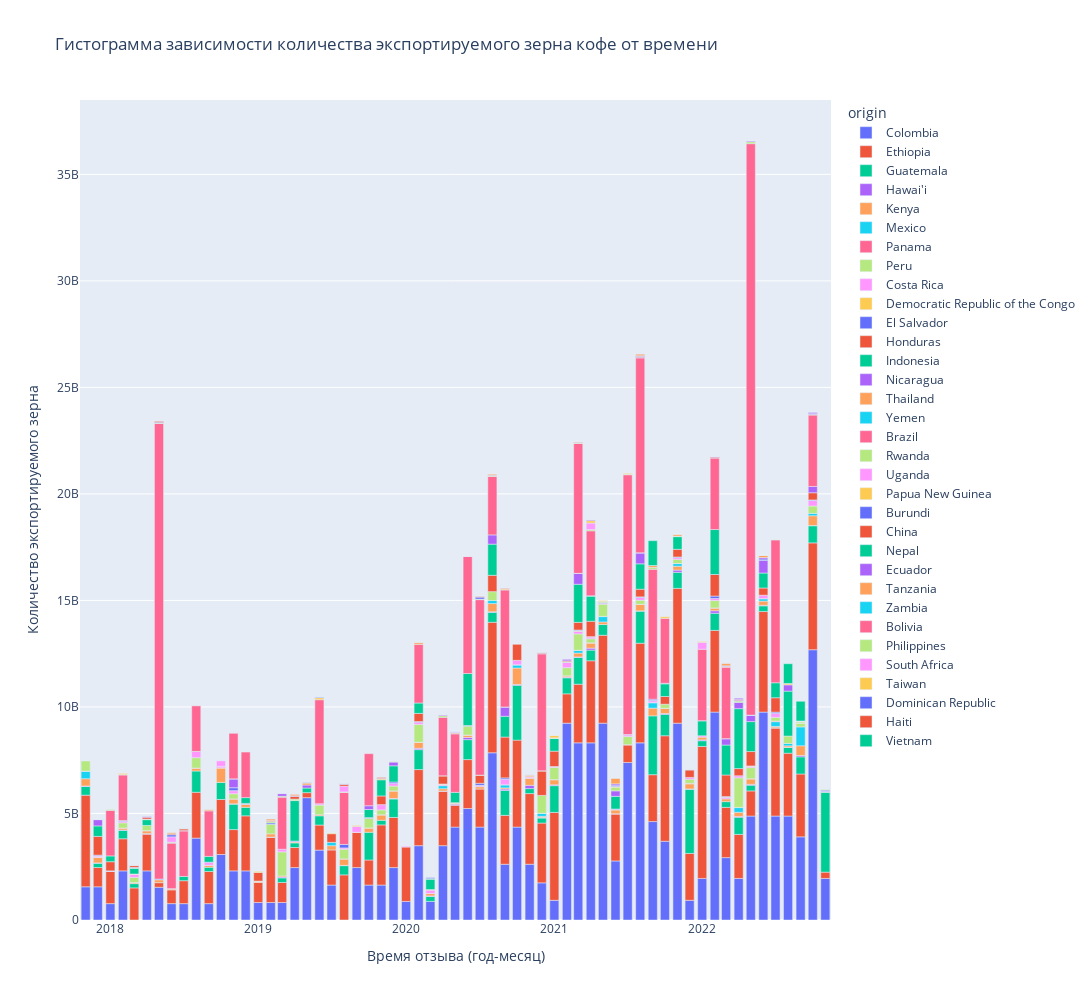

Notebook source saved alongside this figure:
### Markdown cell above
В диаграмме четко виднеется волнообразная зависимость, которая принимает свой максимум в осенне-зимний период, а минимум - в летний.

Это может объясняться тем, что летом люди отдают предпочтение прохладительным напиткам и возвращают кофе в свою жизнь только с приходом осенних холодов. Также подъем цен зимой может объясняться приближением рождественских и новогодних праздников.


Пики, приходящиеся на август, можно объяснить проведением междунородных соревнований по завариванию кофе (таких как World Barista Chempionship).

### Code cell
group = coffee_data.groupby(['review_date', 'origin'], as_index=False)['export_count'].sum()


fig_bar = px.bar(
    data_frame = group,
    x = 'review_date',
    y = 'export_count',
    color = 'origin',
    labels={'review_date':'Время отзыва (год-месяц)', 'export_count':'Количество экспортируемого зерна'},
    height=1000,
    width=2000,
    title='Гистограмма зависимости количества экспортируемого зерна кофе от времени'
)
fig_bar.show()

### Figure 1 — Plotly figure (JSON) as saved in the notebook; plotly's stock layout.template omitted (floating-point values rounded to 4 significant figures)
{"data": [{"alignmentgroup": "True", "hovertemplate": "origin=Colombia<br>Время отзыва (год-месяц)=%{x}<br>Количество экспортируемого зерна=%{y}<extra></extra>", "legendgroup": "Colombia", "marker": {"color": "#636efa", "pattern": {"shape": ""}}, "name": "Colombia", "offsetgroup": "Colombia", "orientation": "v", "showlegend": true, "textposition": "auto", "type": "bar", "x": ["2017-11", "2017-12", "2018-1", "2018-10", "2018-11", "2018-12", "2018-2", "2018-4", "2018-5", "2018-6", "2018-7", "2018-8", "2018-9", "2019-1", "2019-10", "2019-11", "2019-12", "2019-2", "2019-3", "2019-4", "2019-5", "2019-6", "2019-7", "2019-9", "2020-1", "2020-10", "2020-11", "2020-12", "2020-2", "2020-3", "2020-4", "2020-5", "2020-6", "2020-7", "2020-8", "2020-9", "2021-1", "2021-10", "2021-11", "2021-12", "2021-2", "2021-3", "2021-4", "2021-5", "2021-6", "2021-7", "2021-8", "2021-9", "2022-1", "2022-10", "2022-11", "2022-2", "2022-3", "2022-4", "2022-5", "2022-6", "2022-7", "2022-8", "2022-9"], "xaxis": "x", "y": [1558200000, 1558200000, 768480000, 3073920000, 2305440000, 2305440000, 2305440000, 2305440000, 1536960000, 768480000, 768480000, 3842400000, 768480000, 820320000, 1640640000, 1640640000, 2460960000, 820320000, 820320000, 2460960000, 5742240000, 3281280000, 1640640000, 2460960000, 872160000, 4360800000, 2616480000, 1744320000, 3488640000, 872160000, 3488640000, 4360800000, 5232960000, 4360800000, 7849440000, 2616480000, 924000000, 3696000000, 9240000000, 924000000, 9240000000, 8316000000, 8316000000, 9240000000, 2772000000, 7392000000, 8316000000, 4620000000, 1951680000, 12685920000, 1951680000, 9758400000, 2927520000, 1951680000, 4879200000, 9758400000, 4879200000, 4879200000, 3903360000], "yaxis": "y"}, {"alignmentgroup": "True", "hovertemplate": "origin=Ethiopia<br>Время отзыва (год-месяц)=%{x}<br>Количество экспортируемого зерна=%{y}<extra></extra>", "legendgroup": "Ethiopia", "marker": {"color": "#EF553B", "pattern": {"shape": ""}}, "name": "Ethiopia", "offsetgroup": "Ethiopia", "orientation": "v", "showlegend": true, "textposition": "auto", "type": "bar", "x": ["2017-11", "2017-12", "2018-1", "2018-10", "2018-11", "2018-12", "2018-2", "2018-3", "2018-4", "2018-5", "2018-6", "2018-7", "2018-8", "2018-9", "2019-1", "2019-10", "2019-11", "2019-12", "2019-2", "2019-3", "2019-4", "2019-5", "2019-6", "2019-7", "2019-8", "2019-9", "2020-1", "2020-10", "2020-11", "2020-12", "2020-2", "2020-4", "2020-5", "2020-6", "2020-7", "2020-8", "2020-9", "2021-1", "2021-10", "2021-11", "2021-12", "2021-2", "2021-3", "2021-4", "2021-5", "2021-6", "2021-7", "2021-8", "2021-9", "2022-1", "2022-10", "2022-11", "2022-2", "2022-3", "2022-4", "2022-5", "2022-6", "2022-7", "2022-8", "2022-9"], "xaxis": "x", "y": [4301220000, 905520000, 1507380000, 2584080000, 1938060000, 2584080000, 1507380000, 1507380000, 1722720000, 215340000, 646020000, 1076700000, 2153400000, 1507380000, 941040000, 1176300000, 2823120000, 2352600000, 3058380000, 941040000, 941040000, 235260000, 1176300000, 1646820000, 2117340000, 1646820000, 2551800000, 4082880000, 3317340000, 2806980000, 3572520000, 2551800000, 1020720000, 2296620000, 1786260000, 6124320000, 2296620000, 4126500000, 4951800000, 6327300000, 2200800000, 1375500000, 2751000000, 3851400000, 4126500000, 2200800000, 825300000, 4676700000, 2200800000, 6195420000, 5015340000, 295020000, 3835260000, 2360160000, 2065140000, 1180080000, 4720320000, 4130280000, 2950200000, 2950200000], "yaxis": "y"}, {"alignmentgroup": "True", "hovertemplate": "origin=Guatemala<br>Время отзыва (год-месяц)=%{x}<br>Количество экспортируемого зерна=%{y}<extra></extra>", "legendgroup": "Guatemala", "marker": {"color": "#00cc96", "pattern": {"shape": ""}}, "name": "Guatemala", "offsetgroup": "Guatemala", "orientation": "v", "showlegend": true, "textposition": "auto", "type": "bar", "x": ["2017-11", "2017-12", "2018-10", "2018-11", "2018-12", "2018-2", "2018-3", "2018-7", "2018-8", "2018-9", "2019-10", "2019-11", "2019-12", "2019-3", "2019-4", "2019-5", "2019-6", "2019-8", "2020-10", "2020-11", "2020-12", "2020-2", "2020-3", "2020-6", "2020-8", "2020-9", "2021-1", "2021-10", "2021-11", "2021-12", "2021-2", "2021-3", "2021-4", "2021-5", "2021-8", "2021-9", "2022-1", "2022-10", "2022-11", "2022-2", "2022-3", "2022-4", "2022-5", "2022-6", "2022-8", "2022-9"], "xaxis": "x", "y": [405960000, 202980000, 798480000, 1197720000, 399240000, 399240000, 199620000, 199620000, 998100000, 199620000, 1300680000, 216780000, 867120000, 216780000, 216780000, 216780000, 433560000, 433560000, 2573340000, 233940000, 233940000, 935760000, 233940000, 935760000, 467880000, 1169700000, 1255500000, 1004400000, 753300000, 3013200000, 753300000, 1255500000, 502200000, 502200000, 1506600000, 2762100000, 268260000, 804780000, 3755640000, 804780000, 268260000, 804780000, 268260000, 268260000, 268260000, 804780000], "yaxis": "y"}, {"alignmentgroup": "True", "hovertemplate": "origin=Hawai'i<br>Время отзыва (год-месяц)=%{x}<br>Количество экспортируемого зерна=%{y}<extra></extra>", "legendgroup": "Hawai'i", "marker": {"color": "#ab63fa", "pattern": {"shape": ""}}, "name": "Hawai'i", "offsetgroup": "Hawai'i", "orientation": "v", "showlegend": true, "textposition": "auto", "type": "bar", "x": ["2017-11", "2017-12", "2018-1", "2018-11", "2018-2", "2018-4", "2019-12", "2019-2", "2019-3", "2019-5", "2019-8", "2020-10", "2020-11", "2020-12", "2020-2", "2020-3", "2020-4", "2020-5", "2020-6", "2020-8", "2020-9", "2021-1", "2021-10", "2021-11", "2021-12", "2021-2", "2021-3", "2021-4", "2021-6", "2021-8", "2022-1", "2022-10", "2022-2", "2022-4", "2022-5", "2022-6", "2022-7", "2022-8", "2022-9"], "xaxis": "x", "y": [25764046, 12882023, 25764046, 12882023, 12882023, 25764046, 25764046, 12882023, 38646069, 141702253, 12882023, 38646069, 154584276, 25764046, 64410115, 25764046, 12882023, 51528092, 103056184, 25764046, 64410115, 38646069, 38646069, 103056184, 12882023, 25764046, 25764046, 90174161, 12882023, 12882023, 38646069, 12882023, 115938207, 38646069, 38646069, 25764046, 12882023, 12882023, 64410115], "yaxis": "y"}, {"alignmentgroup": "True", "hovertemplate": "origin=Kenya<br>Время отзыва (год-месяц)=%{x}<br>Количество экспортируемого зерна=%{y}<extra></extra>", "legendgroup": "Kenya", "marker": {"color": "#FFA15A", "pattern": {"shape": ""}}, "name": "Kenya", "offsetgroup": "Kenya", "orientation": "v", "showlegend": true, "textposition": "auto", "type": "bar", "x": ["2017-11", "2017-12", "2018-10", "2018-11", "2018-12", "2018-2", "2018-3", "2018-4", "2018-5", "2018-6", "2018-8", "2018-9", "2019-1", "2019-10", "2019-11", "2019-12", "2019-2", "2019-3", "2019-4", "2019-5", "2019-6", "2019-7", "2019-8", "2020-10", "2020-11", "2020-12", "2020-2", "2020-3", "2020-4", "2020-5", "2020-6", "2020-7", "2020-8", "2020-9", "2021-1", "2021-10", "2021-11", "2021-12", "2021-2", "2021-3", "2021-4", "2021-5", "2021-6", "2021-8", "2021-9", "2022-1", "2022-10", "2022-2", "2022-3", "2022-4", "2022-5", "2022-6", "2022-7", "2022-8", "2022-9"], "xaxis": "x", "y": [340800000, 255600000, 677700000, 225900000, 135540000, 90360000, 45180000, 135540000, 135540000, 45180000, 135540000, 90360000, 50160000, 200640000, 250800000, 351120000, 150480000, 50160000, 50160000, 100320000, 50160000, 200640000, 300960000, 771960000, 330840000, 55140000, 275700000, 110280000, 110280000, 55140000, 110280000, 110280000, 385980000, 55140000, 240480000, 240480000, 180360000, 240480000, 60120000, 180360000, 240480000, 120240000, 180360000, 300600000, 360720000, 130200000, 455700000, 130200000, 130200000, 195300000, 260400000, 195300000, 65100000, 65100000, 455700000], "yaxis": "y"}, {"alignmentgroup": "True", "hovertemplate": "origin=Mexico<br>Время отзыва (год-месяц)=%{x}<br>Количество экспортируемого зерна=%{y}<extra></extra>", "legendgroup": "Mexico", "marker": {"color": "#19d3f3", "pattern": {"shape": ""}}, "name": "Mexico", "offsetgroup": "Mexico", "orientation": "v", "showlegend": true, "textposition": "auto", "type": "bar", "x": ["2017-11", "2019-7", "2020-10", "2020-12", "2020-4", "2020-8", "2020-9", "2021-11", "2021-3", "2021-5", "2021-9", "2022-10", "2022-4", "2022-6", "2022-7", "2022-8", "2022-9"], "xaxis": "x", "y": [349320000, 157620000, 141960000, 141960000, 141960000, 141960000, 141960000, 126300000, 126300000, 252600000, 252600000, 110640000, 221280000, 110640000, 221280000, 110640000, 885120000], "yaxis": "y"}, {"alignmentgroup": "True", "hovertemplate": "origin=Panama<br>Время отзыва (год-месяц)=%{x}<br>Количество экспортируемого зерна=%{y}<extra></extra>", "legendgroup": "Panama", "marker": {"color": "#FF6692", "pattern": {"shape": ""}}, "name": "Panama", "offsetgroup": "Panama", "orientation": "v", "showlegend": true, "textposition": "auto", "type": "bar", "x": ["2017-11", "2017-12", "2018-1", "2018-10", "2018-11", "2018-12", "2018-2", "2018-3", "2018-4", "2018-8", "2018-9", "2019-1", "2019-10", "2019-11", "2019-12", "2019-4", "2019-5", "2019-8", "2019-9", "2020-10", "2020-11", "2020-12", "2020-2", "2020-3", "2020-5", "2020-6", "2020-9", "2021-1", "2021-10", "2021-11", "2021-12", "2021-2", "2021-3", "2021-4", "2021-5", "2021-7", "2021-8", "2021-9", "2022-11", "2022-2", "2022-4", "2022-5", "2022-6", "2022-7"], "xaxis": "x", "y": [9000000, 12000000, 5640000, 8460000, 2820000, 14100000, 2820000, 5640000, 5640000, 2820000, 2820000, 3060000, 3060000, 9180000, 3060000, 3060000, 3060000, 3060000, 9180000, 9900000, 9900000, 3300000, 6600000, 3300000, 3300000, 3300000, 3300000, 3540000, 7080000, 3540000, 24780000, 7080000, 7080000, 10620000, 10620000, 10620000, 7080000, 10620000, 3780000, 3780000, 7560000, 3780000, 7560000, 26460000], "yaxis": "y"}, {"alignmentgroup": "True", "hovertemplate": "origin=Peru<br>Время отзыва (год-месяц)=%{x}<br>Количество экспортируемого зерна=%{y}<extra></extra>", "legendgroup": "Peru", "marker": {"color": "#B6E880", "pattern": {"shape": ""}}, "name": "Peru", "offsetgroup": "Peru", "orientation": "v", "showlegend": true, "textposition": "auto", "type": "bar", "x": ["2017-11", "2018-11", "2018-2", "2018-3", "2018-4", "2018-8", "2019-10", "2019-11", "2019-12", "2019-2", "2019-3", "2019-6", "2019-8", "2020-12", "2020-2", "2020-6", "2020-8", "2021-1", "2021-10", "2021-11", "2021-12", "2021-2", "2021-3", "2021-4", "2021-5", "2021-7", "2021-8", "2022-10", "2022-2", "2022-4", "2022-5", "2022-7", "2022-8", "2022-9"], "xaxis": "x", "y": [473520000, 243840000, 243840000, 243840000, 243840000, 487680000, 452640000, 226320000, 226320000, 452640000, 1131600000, 452640000, 452640000, 835200000, 835200000, 417600000, 417600000, 573840000, 191280000, 191280000, 191280000, 382560000, 765120000, 191280000, 573840000, 382560000, 191280000, 347520000, 347520000, 1390080000, 521280000, 173760000, 347520000, 173760000], "yaxis": "y"}, {"alignmentgroup": "True", "hovertemplate": "origin=Costa Rica<br>Время отзыва (год-месяц)=%{x}<br>Количество экспортируемого зерна=%{y}<extra></extra>", "legendgroup": "Costa Rica", "marker": {"color": "#FF97FF", "pattern": {"shape": ""}}, "name": "Costa Rica", "offsetgroup": "Costa Rica", "orientation": "v", "showlegend": true, "textposition": "auto", "type": "bar", "x": ["2017-12", "2018-10", "2018-11", "2018-2", "2018-3", "2018-8", "2018-9", "2019-11", "2019-12", "2019-3", "2019-6", "2019-8", "2020-1", "2020-10", "2020-11", "2020-2", "2020-3", "2020-4", "2020-7", "2020-9", "2021-1", "2021-11", "2021-12", "2021-2", "2021-3", "2021-4", "2021-5", "2021-7", "2021-8", "2021-9", "2022-1", "2022-10", "2022-11", "2022-2", "2022-3", "2022-4", "2022-5", "2022-6", "2022-7"], "xaxis": "x", "y": [59220000, 72480000, 144960000, 72480000, 144960000, 289920000, 144960000, 249360000, 124680000, 124680000, 62340000, 62340000, 52200000, 208800000, 52200000, 104400000, 156600000, 52200000, 52200000, 261000000, 42060000, 84120000, 84120000, 252360000, 126180000, 84120000, 42060000, 84120000, 126180000, 84120000, 63840000, 255360000, 31920000, 95760000, 63840000, 95760000, 63840000, 159600000, 191520000], "yaxis": "y"}, {"alignmentgroup": "True", "hovertemplate": "origin=Democratic Republic of the Congo<br>Время отзыва (год-месяц)=%{x}<br>Количество экспортируемого зерна=%{y}<extra></extra>", "legendgroup": "Democratic Republic of the Congo", "marker": {"color": "#FECB52", "pattern": {"shape": ""}}, "name": "Democratic Republic of the Congo", "offsetgroup": "Democratic Republic of the Congo", "orientation": "v", "showlegend": true, "textposition": "auto", "type": "bar", "x": ["2017-12", "2018-3", "2018-6", "2019-1", "2019-5", "2020-11", "2020-3", "2020-4", "2020-5", "2020-7", "2021-3", "2021-4", "2021-6", "2021-9", "2022-3", "2022-5"], "xaxis": "x", "y": [5340000, 11280000, 11280000, 12300000, 12300000, 13320000, 26640000, 26640000, 13320000, 13320000, 28680000, 14340000, 14340000, 14340000, 15360000, 15360000], "yaxis": "y"}, {"alignmentgroup": "True", "hovertemplate": "origin=El Salvador<br>Время отзыва (год-месяц)=%{x}<br>Количество экспортируемого зерна=%{y}<extra></extra>", "legendgroup": "El Salvador", "marker": {"color": "#636efa", "pattern": {"shape": ""}}, "name": "El Salvador", "offsetgroup": "El Salvador", "orientation": "v", "showlegend": true, "textposition": "auto", "type": "bar", "x": ["2017-12", "2018-11", "2018-12", "2018-2", "2018-5", "2019-10", "2019-12", "2019-2", "2019-4", "2019-8", "2020-2", "2020-6", "2020-7", "2020-9", "2021-11", "2021-3", "2021-5", "2021-6", "2021-8", "2021-9", "2022-10", "2022-11", "2022-2", "2022-3", "2022-7"], "xaxis": "x", "y": [31620000, 137040000, 34260000, 34260000, 34260000, 32760000, 65520000, 65520000, 32760000, 163800000, 31260000, 31260000, 93780000, 62520000, 29760000, 29760000, 29760000, 29760000, 29760000, 59520000, 28260000, 56520000, 113040000, 28260000, 56520000], "yaxis": "y"}, {"alignmentgroup": "True", "hovertemplate": "origin=Honduras<br>Время отзыва (год-месяц)=%{x}<br>Количество экспортируемого зерна=%{y}<extra></extra>", "legendgroup": "Honduras", "marker": {"color": "#EF553B", "pattern": {"shape": ""}}, "name": "Honduras", "offsetgroup": "Honduras", "orientation": "v", "showlegend": true, "textposition": "auto", "type": "bar", "x": ["2017-12", "2018-1", "2019-1", "2019-11", "2019-7", "2020-10", "2020-12", "2020-2", "2020-4", "2020-7", "2020-8", "2020-9", "2021-1", "2021-10", "2021-11", "2021-12", "2021-3", "2021-4", "2021-8", "2022-10", "2022-2", "2022-3", "2022-4", "2022-5", "2022-6", "2022-7"], "xaxis": "x", "y": [880920000, 428640000, 405900000, 405900000, 405900000, 766320000, 1149480000, 383160000, 383160000, 383160000, 766320000, 1915800000, 720840000, 360420000, 360420000, 360420000, 360420000, 720840000, 360420000, 337680000, 1013040000, 1013040000, 337680000, 675360000, 337680000, 675360000], "yaxis": "y"}, {"alignmentgroup": "True", "hovertemplate": "origin=Indonesia<br>Время отзыва (год-месяц)=%{x}<br>Количество экспортируемого зерна=%{y}<extra></extra>", "legendgroup": "Indonesia", "marker": {"color": "#00cc96", "pattern": {"shape": ""}}, "name": "Indonesia", "offsetgroup": "Indonesia", "orientation": "v", "showlegend": true, "textposition": "auto", "type": "bar", "x": ["2017-12", "2018-1", "2018-12", "2018-3", "2018-4", "2018-9", "2019-10", "2019-11", "2019-12", "2019-4", "2020-2", "2020-3", "2020-5", "2020-6", "2020-8", "2020-9", "2021-1", "2021-10", "2021-11", "2021-3", "2021-4", "2021-6", "2021-8", "2022-1", "2022-2", "2022-3", "2022-4", "2022-5", "2022-6", "2022-7", "2022-8"], "xaxis": "x", "y": [491880000, 272340000, 272340000, 272340000, 272340000, 272340000, 380040000, 760080000, 760080000, 1900200000, 487740000, 487740000, 487740000, 2438700000, 1463220000, 975480000, 595440000, 595440000, 595440000, 1786320000, 1190880000, 595440000, 1190880000, 703140000, 2109420000, 1406280000, 2812560000, 1406280000, 703140000, 703140000, 2109420000], "yaxis": "y"}, {"alignmentgroup": "True", "hovertemplate": "origin=Nicaragua<br>Время отзыва (год-месяц)=%{x}<br>Количество экспортируемого зерна=%{y}<extra></extra>", "legendgroup": "Nicaragua", "marker": {"color": "#ab63fa", "pattern": {"shape": ""}}, "name": "Nicaragua", "offsetgroup": "Nicaragua", "orientation": "v", "showlegend": true, "textposition": "auto", "type": "bar", "x": ["2017-12", "2018-11", "2019-10", "2019-12", "2020-8", "2020-9", "2021-3", "2021-6", "2021-8", "2022-10", "2022-3", "2022-4", "2022-5", "2022-6", "2022-8"], "xaxis": "x", "y": [293880000, 414000000, 177240000, 177240000, 432960000, 432960000, 511440000, 255720000, 511440000, 294960000, 294960000, 294960000, 294960000, 589920000, 294960000], "yaxis": "y"}, {"alignmentgroup": "True", "hovertemplate": "origin=Thailand<br>Время отзыва (год-месяц)=%{x}<br>Количество экспортируемого зерна=%{y}<extra></extra>", "legendgroup": "Thailand", "marker": {"color": "#FFA15A", "pattern": {"shape": ""}}, "name": "Thailand", "offsetgroup": "Thailand", "orientation": "v", "showlegend": true, "textposition": "auto", "type": "bar", "x": ["2017-12", "2020-12", "2020-9", "2021-1", "2021-12", "2021-3", "2021-4", "2022-9"], "xaxis": "x", "y": [8460000, 5400000, 5400000, 720000, 360000, 1080000, 720000, 4680000], "yaxis": "y"}, {"alignmentgroup": "True", "hovertemplate": "origin=Yemen<br>Время отзыва (год-месяц)=%{x}<br>Количество экспортируемого зерна=%{y}<extra></extra>", "legendgroup": "Yemen", "marker": {"color": "#19d3f3", "pattern": {"shape": ""}}, "name": "Yemen", "offsetgroup": "Yemen", "orientation": "v", "showlegend": true, "textposition": "auto", "type": "bar", "x": ["2017-12", "2018-11", "2018-4", "2018-8", "2019-5", "2020-4", "2020-7", "2021-10", "2021-12", "2021-4", "2021-7", "2021-8", "2022-1", "2022-3", "2022-5"], "xaxis": "x", "y": [2760000, 2520000, 5040000, 2520000, 720000, 1080000, 1080000, 25920000, 2880000, 5760000, 8640000, 5760000, 4680000, 4680000, 9360000], "yaxis": "y"}, {"alignmentgroup": "True", "hovertemplate": "origin=Brazil<br>Время отзыва (год-месяц)=%{x}<br>Количество экспортируемого зерна=%{y}<extra></extra>", "legendgroup": "Brazil", "marker": {"color": "#FF6692", "pattern": {"shape": ""}}, "name": "Brazil", "offsetgroup": "Brazil", "orientation": "v", "showlegend": true, "textposition": "auto", "type": "bar", "x": ["2018-1", "2018-11", "2018-12", "2018-2", "2018-5", "2018-6", "2018-7", "2018-8", "2018-9", "2019-10", "2019-3", "2019-6", "2019-8", "2020-12", "2020-2", "2020-4", "2020-5", "2020-6", "2020-7", "2020-8", "2020-9", "2021-10", "2021-3", "2021-4", "2021-7", "2021-8", "2021-9", "2022-1", "2022-10", "2022-2", "2022-3", "2022-5", "2022-7"], "xaxis": "x", "y": [2138220000, 2138220000, 2138220000, 2138220000, 21382200000, 2138220000, 2138220000, 2138220000, 2138220000, 2441880000, 2441880000, 4883760000, 2441880000, 5491080000, 2745540000, 2745540000, 2745540000, 5491080000, 8236620000, 2745540000, 5491080000, 3049200000, 6098400000, 3049200000, 12196800000, 9147600000, 6098400000, 3352860000, 3352860000, 3352860000, 3352860000, 26822880000, 6705720000], "yaxis": "y"}, {"alignmentgroup": "True", "hovertemplate": "origin=Rwanda<br>Время отзыва (год-месяц)=%{x}<br>Количество экспортируемого зерна=%{y}<extra></extra>", "legendgroup": "Rwanda", "marker": {"color": "#B6E880", "pattern": {"shape": ""}}, "name": "Rwanda", "offsetgroup": "Rwanda", "orientation": "v", "showlegend": true, "textposition": "auto", "type": "bar", "x": ["2018-1", "2018-2", "2018-3", "2018-4", "2018-5", "2018-6", "2019-12", "2019-2", "2019-3", "2019-4", "2019-8", "2020-3", "2020-4", "2020-5", "2020-7", "2020-8", "2021-1", "2021-11", "2021-2", "2021-3", "2021-4", "2021-5", "2021-6", "2021-7", "2021-9", "2022-11", "2022-4", "2022-5", "2022-7", "2022-9"], "xaxis": "x", "y": [42000000, 21000000, 21000000, 21000000, 21000000, 42000000, 23340000, 70020000, 46680000, 70020000, 23340000, 25680000, 77040000, 25680000, 25680000, 25680000, 28020000, 28020000, 28020000, 28020000, 56040000, 56040000, 168120000, 28020000, 84060000, 30360000, 60720000, 91080000, 30360000, 60720000], "yaxis": "y"}, {"alignmentgroup": "True", "hovertemplate": "origin=Uganda<br>Время отзыва (год-месяц)=%{x}<br>Количество экспортируемого зерна=%{y}<extra></extra>", "legendgroup": "Uganda", "marker": {"color": "#FF97FF", "pattern": {"shape": ""}}, "name": "Uganda", "offsetgroup": "Uganda", "orientation": "v", "showlegend": true, "textposition": "auto", "type": "bar", "x": ["2018-10", "2018-6", "2019-8", "2019-9", "2021-4", "2022-1"], "xaxis": "x", "y": [253380000, 253380000, 271560000, 271560000, 307920000, 326100000], "yaxis": "y"}, {"alignmentgroup": "True", "hovertemplate": "origin=Papua New Guinea<br>Время отзыва (год-месяц)=%{x}<br>Количество экспортируемого зерна=%{y}<extra></extra>", "legendgroup": "Papua New Guinea", "marker": {"color": "#FECB52", "pattern": {"shape": ""}}, "name": "Papua New Guinea", "offsetgroup": "Papua New Guinea", "orientation": "v", "showlegend": true, "textposition": "auto", "type": "bar", "x": ["2018-2", "2019-1", "2019-11", "2019-6", "2019-7", "2019-9", "2020-9", "2021-1", "2021-10", "2021-4", "2021-5", "2021-6", "2021-7", "2022-1", "2022-10", "2022-3", "2022-8"], "xaxis": "x", "y": [52200000, 47220000, 47220000, 94440000, 47220000, 47220000, 42240000, 111780000, 74520000, 111780000, 37260000, 37260000, 37260000, 32280000, 32280000, 32280000, 64560000], "yaxis": "y"}, {"alignmentgroup": "True", "hovertemplate": "origin=Burundi<br>Время отзыва (год-месяц)=%{x}<br>Количество экспортируемого зерна=%{y}<extra></extra>", "legendgroup": "Burundi", "marker": {"color": "#636efa", "pattern": {"shape": ""}}, "name": "Burundi", "offsetgroup": "Burundi", "orientation": "v", "showlegend": true, "textposition": "auto", "type": "bar", "x": ["2018-3", "2018-5", "2018-6", "2018-7", "2019-11", "2019-5", "2019-6", "2020-12", "2020-3", "2020-7", "2020-8", "2021-6", "2021-8", "2022-10", "2022-4", "2022-6"], "xaxis": "x", "y": [24240000, 36360000, 96960000, 12120000, 17580000, 17580000, 35160000, 23040000, 46080000, 92160000, 23040000, 57000000, 28500000, 33960000, 33960000, 67920000], "yaxis": "y"}, {"alignmentgroup": "True", "hovertemplate": "origin=China<br>Время отзыва (год-месяц)=%{x}<br>Количество экспортируемого зерна=%{y}<extra></extra>", "legendgroup": "China", "marker": {"color": "#EF553B", "pattern": {"shape": ""}}, "name": "China", "offsetgroup": "China", "orientation": "v", "showlegend": true, "textposition": "auto", "type": "bar", "x": ["2018-3", "2018-4", "2018-5", "2018-6", "2018-7", "2019-11", "2019-2", "2019-4", "2019-8", "2020-12", "2020-5", "2020-7", "2020-9", "2021-2", "2021-3", "2021-8", "2022-2", "2022-4"], "xaxis": "x", "y": [84000000, 84000000, 42000000, 42000000, 84000000, 42000000, 42000000, 126000000, 84000000, 42000000, 42000000, 42000000, 42000000, 42000000, 42000000, 42000000, 42000000, 42000000], "yaxis": "y"}, {"alignmentgroup": "True", "hovertemplate": "origin=Nepal<br>Время отзыва (год-месяц)=%{x}<br>Количество экспортируемого зерна=%{y}<extra></extra>", "legendgroup": "Nepal", "marker": {"color": "#00cc96", "pattern": {"shape": ""}}, "name": "Nepal", "offsetgroup": "Nepal", "orientation": "v", "showlegend": true, "textposition": "auto", "type": "bar", "x": ["2018-3", "2020-5"], "xaxis": "x", "y": [120000, 0], "yaxis": "y"}, {"alignmentgroup": "True", "hovertemplate": "origin=Ecuador<br>Время отзыва (год-месяц)=%{x}<br>Количество экспортируемого зерна=%{y}<extra></extra>", "legendgroup": "Ecuador", "marker": {"color": "#ab63fa", "pattern": {"shape": ""}}, "name": "Ecuador", "offsetgroup": "Ecuador", "orientation": "v", "showlegend": true, "textposition": "auto", "type": "bar", "x": ["2018-4", "2019-3", "2019-4", "2019-8", "2020-4", "2020-5", "2021-2", "2021-4", "2021-6", "2021-8", "2022-10", "2022-2", "2022-3", "2022-4", "2022-5", "2022-6", "2022-9"], "xaxis": "x", "y": [28980000, 121440000, 30360000, 30360000, 31740000, 31740000, 66240000, 33120000, 66240000, 33120000, 69000000, 34500000, 34500000, 69000000, 34500000, 69000000, 34500000], "yaxis": "y"}, {"alignmentgroup": "True", "hovertemplate": "origin=Tanzania<br>Время отзыва (год-месяц)=%{x}<br>Количество экспортируемого зерна=%{y}<extra></extra>", "legendgroup": "Tanzania", "marker": {"color": "#FFA15A", "pattern": {"shape": ""}}, "name": "Tanzania", "offsetgroup": "Tanzania", "orientation": "v", "showlegend": true, "textposition": "auto", "type": "bar", "x": ["2018-6", "2018-9", "2019-2", "2019-4", "2020-11", "2020-2", "2020-8", "2021-11", "2021-6", "2021-8", "2021-9", "2022-3", "2022-6"], "xaxis": "x", "y": [51360000, 51360000, 64140000, 64140000, 76920000, 76920000, 76920000, 89700000, 269100000, 89700000, 89700000, 102480000, 102480000], "yaxis": "y"}, {"alignmentgroup": "True", "hovertemplate": "origin=Zambia<br>Время отзыва (год-месяц)=%{x}<br>Количество экспортируемого зерна=%{y}<extra></extra>", "legendgroup": "Zambia", "marker": {"color": "#19d3f3", "pattern": {"shape": ""}}, "name": "Zambia", "offsetgroup": "Zambia", "orientation": "v", "showlegend": true, "textposition": "auto", "type": "bar", "x": ["2018-7", "2019-6", "2019-7", "2019-8", "2022-6"], "xaxis": "x", "y": [1560000, 1620000, 1620000, 1620000, 1800000], "yaxis": "y"}, {"alignmentgroup": "True", "hovertemplate": "origin=Bolivia<br>Время отзыва (год-месяц)=%{x}<br>Количество экспортируемого зерна=%{y}<extra></extra>", "legendgroup": "Bolivia", "marker": {"color": "#FF6692", "pattern": {"shape": ""}}, "name": "Bolivia", "offsetgroup": "Bolivia", "orientation": "v", "showlegend": true, "textposition": "auto", "type": "bar", "x": ["2019-3", "2020-5", "2020-8", "2021-11", "2021-9", "2022-2"], "xaxis": "x", "y": [1200000, 1080000, 1080000, 960000, 960000, 840000], "yaxis": "y"}, {"alignmentgroup": "True", "hovertemplate": "origin=Philippines<br>Время отзыва (год-месяц)=%{x}<br>Количество экспортируемого зерна=%{y}<extra></extra>", "legendgroup": "Philippines", "marker": {"color": "#B6E880", "pattern": {"shape": ""}}, "name": "Philippines", "offsetgroup": "Philippines", "orientation": "v", "showlegend": true, "textposition": "auto", "type": "bar", "x": ["2019-7", "2021-11", "2022-6"], "xaxis": "x", "y": [420000, 780000, 2880000], "yaxis": "y"}, {"alignmentgroup": "True", "hovertemplate": "origin=South Africa<br>Время отзыва (год-месяц)=%{x}<br>Количество экспортируемого зерна=%{y}<extra></extra>", "legendgroup": "South Africa", "marker": {"color": "#FF97FF", "pattern": {"shape": ""}}, "name": "South Africa", "offsetgroup": "South Africa", "orientation": "v", "showlegend": true, "textposition": "auto", "type": "bar", "x": ["2020-1", "2020-8"], "xaxis": "x", "y": [120000, 120000], "yaxis": "y"}, {"alignmentgroup": "True", "hovertemplate": "origin=Taiwan<br>Время отзыва (год-месяц)=%{x}<br>Количество экспортируемого зерна=%{y}<extra></extra>", "legendgroup": "Taiwan", "marker": {"color": "#FECB52", "pattern": {"shape": ""}}, "name": "Taiwan", "offsetgroup": "Taiwan", "orientation": "v", "showlegend": true, "textposition": "auto", "type": "bar", "x": ["2020-10", "2020-11", "2020-12", "2020-6", "2020-7", "2020-9", "2021-1", "2021-3", "2021-6", "2021-9", "2022-10", "2022-4", "2022-7", "2022-9"], "xaxis": "x", "y": [984317, 984317, 984317, 984317, 984317, 984317, 2952951, 984317, 984317, 984317, 984317, 984317, 984317, 1968634], "yaxis": "y"}, {"alignmentgroup": "True", "hovertemplate": "origin=Dominican Republic<br>Время отзыва (год-месяц)=%{x}<br>Количество экспортируемого зерна=%{y}<extra></extra>", "legendgroup": "Dominican Republic", "marker": {"color": "#636efa", "pattern": {"shape": ""}}, "name": "Dominican Republic", "offsetgroup": "Dominican Republic", "orientation": "v", "showlegend": true, "textposition": "auto", "type": "bar", "x": ["2020-11", "2021-8", "2022-9"], "xaxis": "x", "y": [3960000, 1020000, 720000], "yaxis": "y"}, {"alignmentgroup": "True", "hovertemplate": "origin=Haiti<br>Время отзыва (год-месяц)=%{x}<br>Количество экспортируемого зерна=%{y}<extra></extra>", "legendgroup": "Haiti", "marker": {"color": "#EF553B", "pattern": {"shape": ""}}, "name": "Haiti", "offsetgroup": "Haiti", "orientation": "v", "showlegend": true, "textposition": "auto", "type": "bar", "x": ["2020-8", "2021-3", "2021-8", "2022-2", "2022-9"], "xaxis": "x", "y": [120000, 120000, 120000, 120000, 120000], "yaxis": "y"}, {"alignmentgroup": "True", "hovertemplate": "origin=Vietnam<br>Время отзыва (год-месяц)=%{x}<br>Количество экспортируемого зерна=%{y}<extra></extra>", "legendgroup": "Vietnam", "marker": {"color": "#00cc96", "pattern": {"shape": ""}}, "name": "Vietnam", "offsetgroup": "Vietnam", "orientation": "v", "showlegend": true, "textposition": "auto", "type": "bar", "x": ["2021-9", "2022-8", "2022-9"], "xaxis": "x", "y": [1165800000, 926700000, 926700000], "yaxis": "y"}], "layout": {"barmode": "relative", "height": 1000, "legend": {"title": {"text": "origin"}, "tracegroupgap": 0}, "title": {"text": "Гистограмма зависимости количества экспортируемого зерна кофе от времени"}, "width": 2000, "xaxis": {"anchor": "y", "domain": [0, 1], "title": {"text": "Время отзыва (год-месяц)"}}, "yaxis": {"anchor": "x", "domain": [0, 1], "title": {"text": "Количество экспортируемого зерна"}}}}
